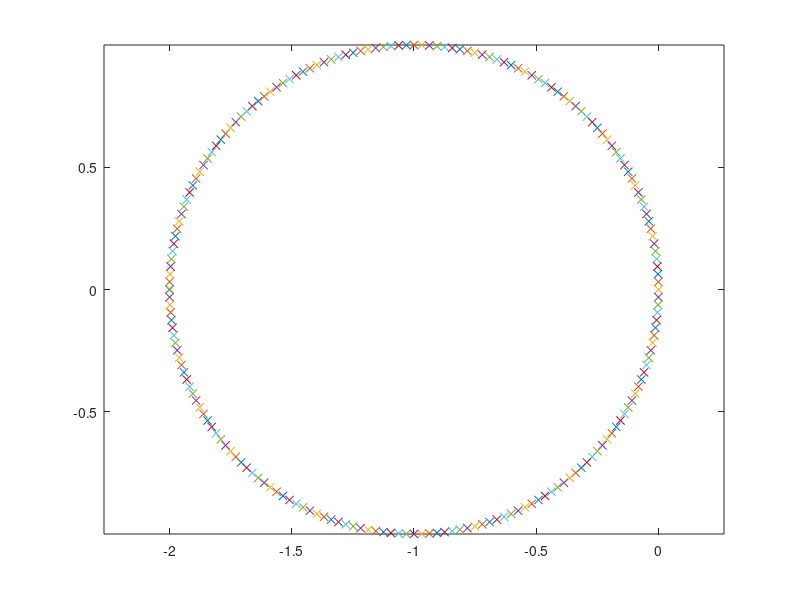
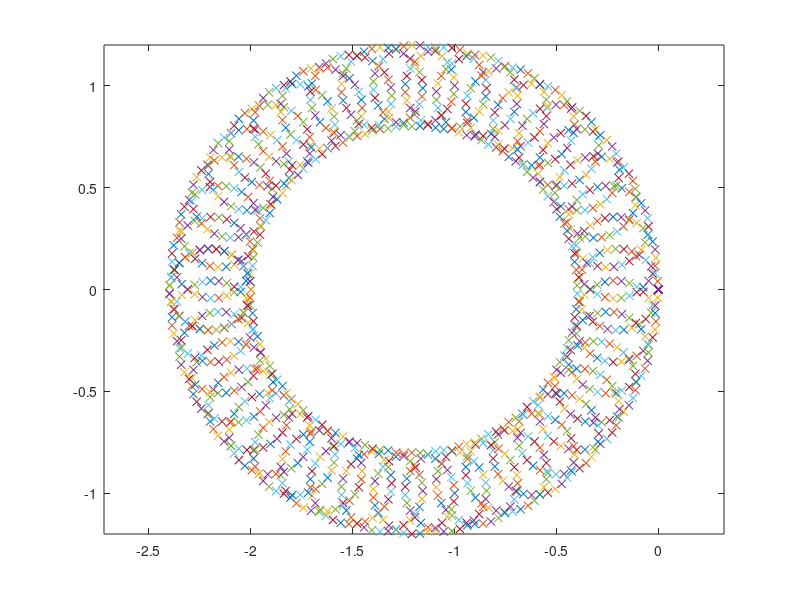

MATLAB code for these plots, in order: (Note: this script raises an error after producing the figures.)
clc
clear
close all


%%%%%%%%%%% 1D Wave Equation %%%%%%%%%%%%%%%
figure

a = 1.0;
dx = 1.0;
adis = 1.0;

for k=-pi:pi/100:pi
  ddx = 1i*sin(k*dx)/dx;
  d2dx = -(2-2*cos(k*dx))/dx^2;
  
  % du/dt = -(a du/dx -adis*|a|/2 d^2u/dx^2)
  rhs = -(a*ddx-adis*abs(a)/2*d2dx);
  
  [V,E] = eig(rhs);
  
  plot(real(E),imag(E),'x')
  hold on
end
axis equal





%% %%%%%%%%%%%%%%%%% 2D Wave Equation %%%%%%%%%%%%%%%%%%%
figure

ax = 1.0;
ay = 0.2;

dx = 1.0;
dy = 1.0;

y = 0:dy:30;
Ny = length(y);

adis = 1.0;

for k = -pi:pi/20:pi
  ddx = 1i*sin(k*dx)/dx;
  d2dx = -(2-2*cos(k*dx))/dx^2;
  
  % du/dt = -(ax du/dx -adis*|ax|/2 d^2u/dx^2 -(ay du/dy -adis*|ay|/2 d^2u/dy^2 )
  % (u_{j+1} - u_{j-1})/(2*dy) + adis|ay|/2 (u_{j+1}-2u_{j}+u_{j-1})/dy^2
  rhsp1 = -ay/(2*dy) + (adis*abs(ay)/2)/dy^2;
  rhs = -(ax*ddx-adis*abs(ax)/2*d2dx) - 2*(adis*abs(ay)/2)/dy^2;
  rhsm1 = ay/(2*dy) + (adis*abs(ay)/2)/dy^2;
  Mat = diag(rhs*ones(1,Ny)) + diag(rhsp1*ones(1,Ny-1),1) + diag(rhsm1*ones(1,Ny-1),-1);
  
  % Periodic BC's
  Mat(1,end) = rhsm1;
  Mat(end,1) = rhsp1;
  
  [V,E] = eig(Mat);
  
  plot(real(E),imag(E),'x')
  hold on
end
axis equal





%% %%%%%%%%%%%%%% 1D Euler Equations %%%%%%%%%%%%%%%%%%%%
figure

dx = 1.0;
adis = 1.0;

syms w1 w2 w3 ws gam real
F = [w2;
     w2^2/w1+(gam-1)*(w3-1/2*w2^2/w1);
     w2/w1*(w3+(gam-1)*(w3-1/2*w2^2/w1))];
J = jacobian(F,[w1,w2,w3]);
syms rho u c
A = subs(J,[w1,w2,w3],[rho,rho*u,rho*(c^2/(gam*(gam-1))+1/2*u^2)]);
A = simplify(A);
[V,E] = eig(A);

gam = 1.4;
P0 = 1.015e5; % Pa
T0 = 300; % K
Rbar = 8314; % j/(kmol K)
MW = 28.9;
R = Rbar/MW;
c = sqrt(gam*R*T0);
rho = P0/(R*T0);
e0 = R*T0/(gam-1);
u = 0.1*c;

A = double(subs(A));
V = double(subs(V));
E = double(subs(E));

absA = V*abs(E)*inv(V);


for k=-pi:pi/100:pi
  ddx = 1i*sin(k*dx)/dx;
  d2dx = -(2-2*cos(k*dx))/dx^2;
  
  % du/dt = -(a du/dx -adis*|a|/2 d^2u/dx^2)
  rhs = -(A*ddx-adis*absA/2*d2dx);
  
  [V,E] = eig(rhs);
  
  plot(real(E),imag(E),'x')
  hold on
end
title('1D Euler Eigenvalues')
xlabel('Re')
ylabel('Im')
axis equal






%% %%%%%%%%%%%%%% 2D Euler Equations %%%%%%%%%%%%%%%%%%%%%%
% Conservative variable w = rho, rho u, rho v, rho E
figure

syms w1 w2 w3 w4 positive;
syms gam positive;
e = [w2;
     w2^2/w1+(gam-1)*(w4-1/2*(w2^2+w3^2)/w1);
     w2*w3/w1;
     w2/w1*(w4+(gam-1)*(w4-1/2*(w2^2+w3^2)/w1))];
f = [w3;
     w2*w3/w1;
     w3^2/w1+(gam-1)*(w4-1/2*(w2^2+w3^2)/w1);
     w3/w1*(w4+(gam-1)*(w4-1/2*(w2^2+w3^2)/w1))];
 
numVar = length(e);

Ae = jacobian(e,[w1,w2,w3,w4]);
Af = jacobian(f,[w1,w2,w3,w4]);
syms rho u v gam c positive
Ae = subs(Ae,{w1,w2,w3,w4},{rho,rho*u,rho*v,rho*(c^2/(gam*(gam-1)) +1/2*(u^2+v^2))});
Af = subs(Af,{w1,w2,w3,w4},{rho,rho*u,rho*v,rho*(c^2/(gam*(gam-1)) +1/2*(u^2+v^2))});

[Ve,Ee] = eig(Ae);
[Vf,Ef] = eig(Af);

gam = 1.4;
P0 = 1.015e5; % Pa
T0 = 300; % K
Rbar = 8314; % j/(kmol K)
MW = 28.9;
R = Rbar/MW;
c = sqrt(gam*R*T0);
rho = P0/(R*T0);
e0 = R*T0/(gam-1);
u = 4*c;
v = -0.7*c;

Ae = double(subs(Ae));
Ve = double(subs(Ve));
Ee = double(subs(Ee));
Af = double(subs(Af));
Vf = double(subs(Vf));
Ef = double(subs(Ef));

absAe = Ve*abs(Ee)*inv(Ve);
absAf = Vf*abs(Ef)*inv(Vf);

dx = 1.0;
dy = .5;
y = 0:dy:10;
Ny = length(y);
adis = 1.0;

% for k = pi/30
for k = -pi:pi/30:pi

  ddx = 1i*sin(k*dx)/dx;
  d2dx = -(2-2*cos(k*dx))/dx^2;
  
  % du/dt = -(ax du/dx -adis*|ax|/2 d^2u/dx^2) -(ay du/dy -adis*|ay|/2 d^2u/dy^2 )
  % (u_{j+1} - u_{j-1})/(2*dy) + adis|ay|/2 (u_{j+1}-2u_{j}+u_{j-1})/dy^2
  
  rhsp1 = -Af/(2*dy) + (adis*absAf/2)/dy^2;
  rhs = -(Ae*ddx-adis*absAe/2*d2dx) - 2*(adis*absAf/2)/dy^2;
  rhsm1 = Af/(2*dy) + (adis*absAf/2)/dy^2;
  
  Mat = full(blktridiag(rhs,rhsm1,rhsp1,Ny));
  
  % Periodic BC's
  Mat(1:numVar,end-numVar+1:end) = rhsm1;
  Mat(end-numVar+1:end,1:numVar) = rhsp1;
  
  [V,E] = eig(Mat);
  
  plot(real(E),imag(E),'x')
  hold on
end
title('2D Euler Eigenvalues')
xlabel('Re')
ylabel('Im')
axis equal






%% %%%%%%%%%%%%%% 2D Euler Equations With Shock On Top Boundary %%%%%%%%%%%%%%%%%%%%%%
% Conservative variable w = rho, rho u, rho v, rho E
clear
figure

syms w1 w2 w3 w4 positive;
syms gam positive;
e = [w2;
     w2^2/w1+(gam-1)*(w4-1/2*(w2^2+w3^2)/w1);
     w2*w3/w1;
     w2/w1*(w4+(gam-1)*(w4-1/2*(w2^2+w3^2)/w1))];
f = [w3;
     w2*w3/w1;
     w3^2/w1+(gam-1)*(w4-1/2*(w2^2+w3^2)/w1);
     w3/w1*(w4+(gam-1)*(w4-1/2*(w2^2+w3^2)/w1))];
w = [w1; w2; w3; w4];
 
numVar = length(e);

Ae = jacobian(e,[w1,w2,w3,w4]);
Af = jacobian(f,[w1,w2,w3,w4]);
syms rho1 u v gam c1 positive
Ae = subs(Ae,{w1,w2,w3,w4},{rho1,rho1*u,rho1*v,rho1*(c1^2/(gam*(gam-1)) +1/2*(u^2+v^2))});
Af = subs(Af,{w1,w2,w3,w4},{rho1,rho1*u,rho1*v,rho1*(c1^2/(gam*(gam-1)) +1/2*(u^2+v^2))});
w = subs(w,{w1,w2,w3,w4},{rho1,rho1*u,rho1*v,rho1*(c1^2/(gam*(gam-1)) +1/2*(u^2+v^2))});
eEval = subs(e,{w1,w2,w3,w4},{rho1,rho1*u,rho1*v,rho1*(c1^2/(gam*(gam-1)) +1/2*(u^2+v^2))});

[Ve,Ee] = eig(Ae);
[Vf,Ef] = eig(Af);

gam = 1.4;
MW = 28.9;
Rbar = 8314; % j/(kmol K)
R = Rbar/MW;

% upstream properties
Ms = 2;
P0 = 1.197e3; % Pa
T0 = 250; % K
rho0 = P0/(R*T0);
e0 = R*T0/(gam-1);
c0 = sqrt(gam*R*T0);

% downstream properties
P1 = P0*(2*gam*Ms^2-(gam-1))/(gam+1);
T1 = T0*((2*gam*Ms^2 - (gam-1)) * ((gam-1)*Ms^2+2) / ((gam+1)^2*Ms^2));
rho1 = P1/(R*T1);
e1 = R*T1/(gam-1);
c1 = sqrt(gam*R*T1);

% downstream velocities
u = c1 * 4;
v = c1 * -0.7;

Ae = double(subs(Ae));
Ve = double(subs(Ve));
Ee = double(subs(Ee));
Af = double(subs(Af));
Vf = double(subs(Vf));
Ef = double(subs(Ef));
w = double(subs(w));
eEval = double(subs(eEval));

absAe = Ve*abs(Ee)*inv(Ve);
absAf = Vf*abs(Ef)*inv(Vf);

dx = 1.0;
dy = 0.5;
y = 0:dy:10;
Ny = length(y);
adis = 1.0;

% 0 for central diff or 1 for upwind
FDswitch = 1;

% for k = -pi/30:pi/15:pi/30
for k = -pi:pi/20:pi
    
    ddx = 1i*sin(k*dx)/dx;
    d2dx = -(2-2*cos(k*dx))/dx^2;

    % du/dt = -(ax du/dx -adis*|ax|/2 d^2u/dx^2) -(ay du/dy -adis*|ay|/2 d^2u/dy^2 )
    % (u_{j+1} - u_{j-1})/(2*dy) + adis|ay|/2 (u_{j+1}-2u_{j}+u_{j-1})/dy^2

    % interior
    rhsp1 = -Af/(2*dy) + (adis*absAf/2)/dy^2;
    rhs = -(Ae*ddx-adis*absAe/2*d2dx) - 2*(adis*absAf/2)/dy^2;
    rhsm1 = Af/(2*dy) + (adis*absAf/2)/dy^2;
    Mat = full(blktridiag(rhs,rhsm1,rhsp1,Ny));
    Mat(end-numVar+1:end,:) = 0; % zeros bottom entries for shock boundary

    % Moving shock BC on top
    wRHSM1 = 1/(4*dy)*(Af+absAf);
    wRHS = -1/2*(Ae*ddx-adis*absAe/2*d2dx) + 1/(4*dy)*(Af-absAf);
    %   rhsp1 = zeros(numVar);
    
    %%%%%%%%%%% POSITIVE REAL EIGENVALUES ARE COMING FROM HERE %%%%%%%%%%%

    Mat(end-numVar+1:end,end-numVar+1:end) = wRHS;
    Mat(end-numVar+1:end,end-2*numVar+1:end-numVar) = wRHSM1;
    %   Mat(end-numVar+1:end,numVar+1:2*numVar) = wRHSP1;
    
    if FDswitch == 0
        % central difference
        ddx_y = 1i*sin(k*dx)/dx;
%         d2dx = -(2-2*cos(k*dx))/dx^2;
    elseif FDswitch == 1
        % upwind (backward difference)
        ddx_y = (1i*sin(k*dx) - cos(k*dx) + 1)/dx;
%         d2dx = (1i*(2*sin(k*dx)-sin(2*k*dx)) - 2*cos(k*dx)+cos(2*k*dx) + 1)/dx^2;
    end
    
    % for y'
    yRHS = -(eEval/dy+u*w/(2*dx*dy))*ddx_y;
    Mat((Ny-1)*numVar+1:Ny*numVar, Ny*numVar+1) = yRHS;
    % this comes from wave equation of y'
    Mat(Ny*numVar+1,Ny*numVar+1) = -u/dx*ddx_y;

    [V,E] = eig(Mat);

    plot(real(E),imag(E),'x')
    hold on
end
title('2D Euler With Shock Eigenvalues')
xlabel('Re')
ylabel('Im')
axis equal
grid on